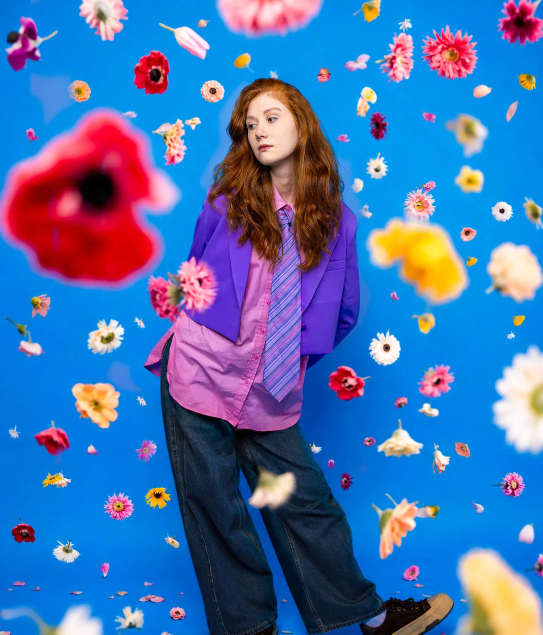
#> input picture art-01.webp, 1086 x 1269 px (shown at 1/2 size)
$ python -i build.py   (imports and definitions only)
#> lines starting #> are read from the running program, lines starting #| are printed output that depends on the picture
#> further down, picture is the input picture: PIL image 1086x1269 RGB; mean R, G, B 70.3, 113.6, 174.6
#!/usr/bin/env python3
"""
Сборка галереи: берёт отобранные исходники, срезает угловой водяной знак
редакции, делает веб-версии и вклеивает разметку в index.html.

    python3 tools/build.py <selection.json> [папка с исходниками]

selection.json — список объектов:
    {"src": "...", "genre": "concert", "title": "...", "cap": "..."}

Если указана папка с исходниками, пути "src" считаются относительными от неё.
"""
import base64
import io
import json
import os
import re
import sys

from PIL import Image, ImageOps, ImageFilter

ROOT = os.path.dirname(os.path.dirname(os.path.abspath(__file__)))
GRID = os.path.join(ROOT, "assets/img/grid")
SMALL = os.path.join(ROOT, "assets/img/grid-sm")
FULL = os.path.join(ROOT, "assets/img/full")
PAGE = os.path.join(ROOT, "index.html")

GRID_H, GRID_W_MAX, GRID_Q = 820, 1700, 76      # сетка на десктопе
SMALL_H, SMALL_W_MAX, SMALL_Q = 460, 950, 74    # сетка на телефоне
FULL_MAX, FULL_Q = 2400, 82                     # полноэкранный просмотр

# порядок определяет порядок кнопок фильтра
GENRES = [
    ("concert", "Концерты и шоу"),
    ("event",   "События и форумы"),
    ("fashion", "Fashion"),
    ("art",     "Арт и портрет"),
    ("object",  "Предметная"),
    ("nature",  "Природа"),
]

# водяной знак редакции — синяя плашка в нижнем углу кадра. Допуск
# широкий: у съёмок разных лет знак печатается чуть разным оттенком
# (встречались и (1,133,198), и (0,128,199)).
WM_RGB = (1, 133, 198)
WM_TOL = (26, 16, 20)


def strip_watermark(im):
    """Ищет знак в нижних углах и подрезает кадр выше него."""
    W, H = im.size
#> W = 1086; H = 1269
    x0, y0 = int(W * 0.86), int(H * 0.88)
#> x0 = 933; y0 = 1116
    corner = im.crop((x0, y0, W, H)).convert("RGB")
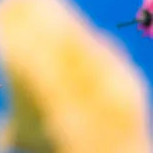
#> corner: PIL image 153x153 RGB; mean R, G, B 198.7, 184, 144.7
    px = corner.load()
    cw, ch = corner.size
#> cw = 153; ch = 153
    lo = [WM_RGB[i] - WM_TOL[i] for i in range(3)]
    hi = [WM_RGB[i] + WM_TOL[i] for i in range(3)]

    hits, top = 0, ch
#> hits = 0; top = 153
    step = max(1, min(cw, ch) // 260)
#> step = 1
    for y in range(0, ch, step):
        for x in range(0, cw, step):
            r, g, b = px[x, y]
            if lo[0] <= r <= hi[0] and lo[1] <= g <= hi[1] and lo[2] <= b <= hi[2]:
                hits += 1
                if y < top:
                    top = y
#> after the loop, hits = 312; top = 2
    # плашка занимает заметную площадь; одиночные попадания — это шум кадра
    if hits < 40:
        return im, False
    cut = y0 + top - int(H * 0.006)
#> cut = 1111
    cut = max(int(H * 0.80), min(cut, H))
    return im.crop((0, 0, W, cut)), True


# [8 lines left out: function lqip, not called in this run]


def esc(s):
    return (s.replace("&", "&amp;").replace("<", "&lt;")
             .replace(">", "&gt;").replace('"', "&quot;"))


# [80 lines left out: function main, not called in this run]


# [2 lines not run here, left out]

>>> from PIL import Image
>>> picture = Image.open('../art-01.webp')
>>> result = strip_watermark(picture)

$ run again, on art-03.webp
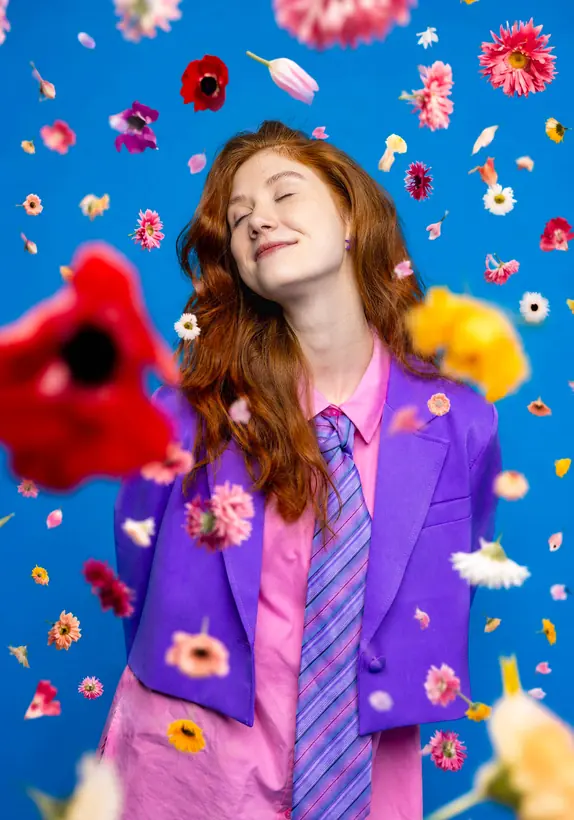
#> input picture art-03.webp, 574 x 820 px
#> picture is the input picture: PIL image 574x820 RGB; mean R, G, B 103.9, 102.1, 159.7
#> in strip_watermark, `corner = im.crop((x0, y0, W, H)).convert("RGB")`:
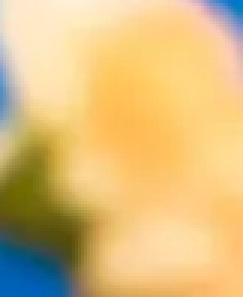
#> corner: PIL image 81x99 RGB (shown 3 times larger); mean R, G, B 219.7, 188.2, 125.5
#> after the loop in strip_watermark, `for y in range(0, ch, step):`: hits = 14; top = 0

$ run again, on art-04.webp
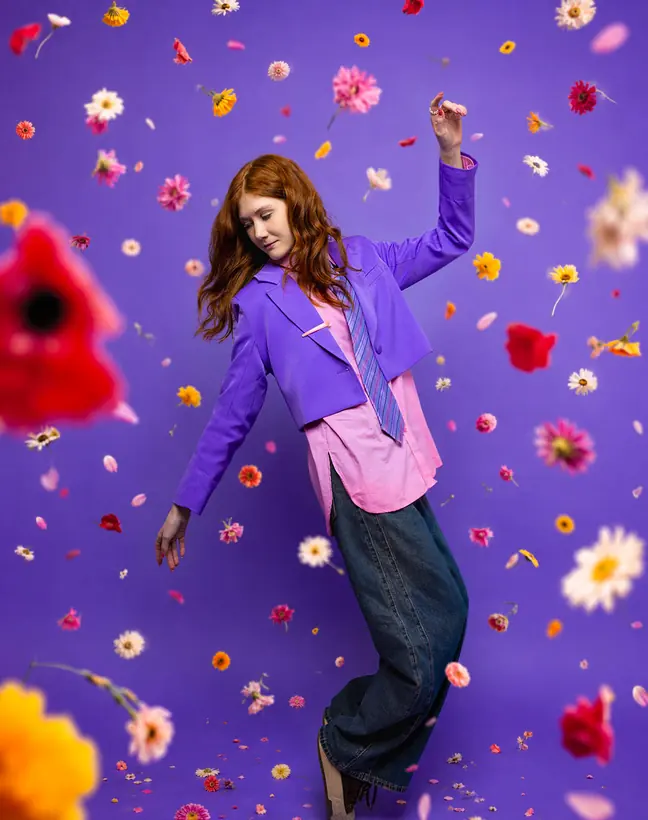
#> input picture art-04.webp, 648 x 820 px
#> picture is the input picture: PIL image 648x820 RGB; mean R, G, B 117.6, 75, 156.5
#> in strip_watermark, `corner = im.crop((x0, y0, W, H)).convert("RGB")`:
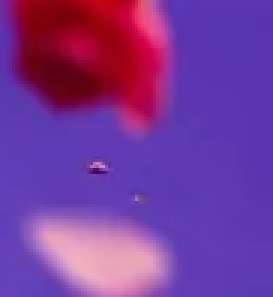
#> corner: PIL image 91x99 RGB (shown 3 times larger); mean R, G, B 119.5, 56.9, 153.4
#> after the loop in strip_watermark, `for y in range(0, ch, step):`: hits = 0; top = 99

$ run again, on art-05.webp
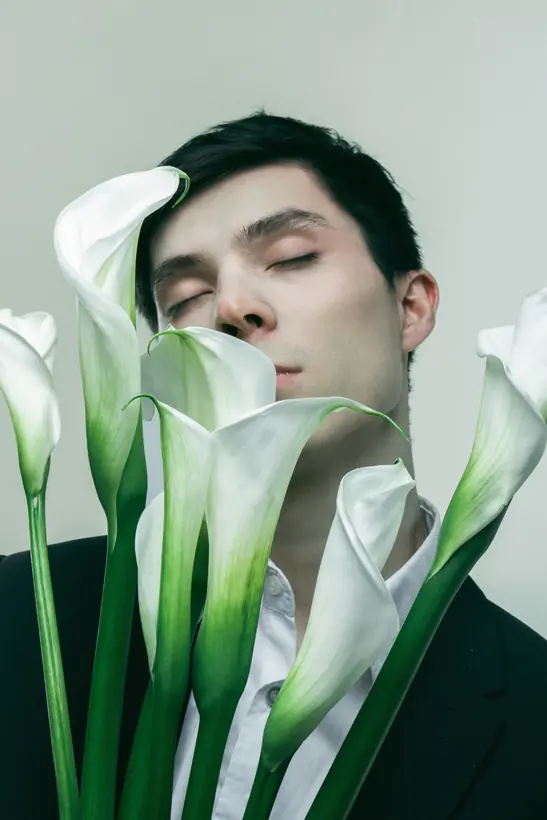
#> input picture art-05.webp, 547 x 820 px
#> picture is the input picture: PIL image 547x820 RGB; mean R, G, B 130.4, 150.4, 135.1
#> in strip_watermark, `corner = im.crop((x0, y0, W, H)).convert("RGB")`:
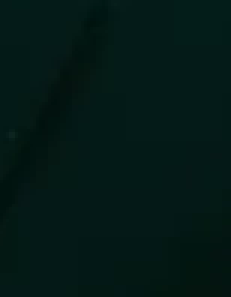
#> corner: PIL image 77x99 RGB (shown 3 times larger); mean R, G, B 3.5, 25.1, 21.8
#> after the loop in strip_watermark, `for y in range(0, ch, step):`: hits = 0; top = 99
